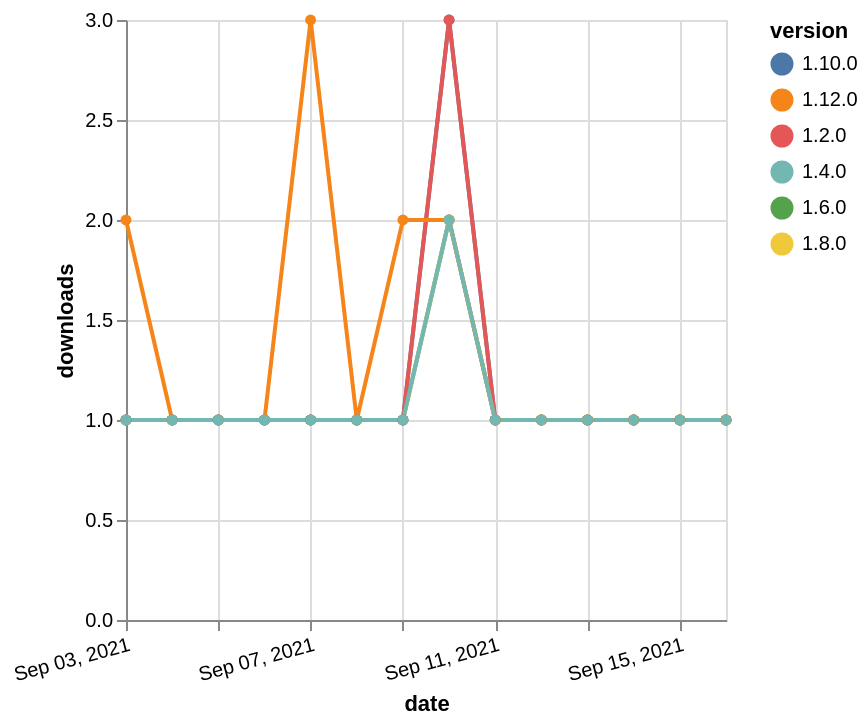

Source (Vega-Lite JSON):
### Vega-Lite specification from a JSON file in a GitHub repository (floating-point values rounded to 4 significant figures)
{"$schema": "https://vega.github.io/schema/vega-lite/v5.json", "description": "A simple bar chart with embedded data.", "data": {"values": [{"date": "2021-09-03", "total": 195, "delta": 1, "version": "1.6.0"}, {"date": "2021-09-04", "total": 196, "delta": 1, "version": "1.6.0"}, {"date": "2021-09-05", "total": 197, "delta": 1, "version": "1.6.0"}, {"date": "2021-09-06", "total": 198, "delta": 1, "version": "1.6.0"}, {"date": "2021-09-07", "total": 199, "delta": 1, "version": "1.6.0"}, {"date": "2021-09-08", "total": 200, "delta": 1, "version": "1.6.0"}, {"date": "2021-09-09", "total": 201, "delta": 1, "version": "1.6.0"}, {"date": "2021-09-10", "total": 203, "delta": 2, "version": "1.6.0"}, {"date": "2021-09-11", "total": 204, "delta": 1, "version": "1.6.0"}, {"date": "2021-09-12", "total": 205, "delta": 1, "version": "1.6.0"}, {"date": "2021-09-13", "total": 206, "delta": 1, "version": "1.6.0"}, {"date": "2021-09-14", "total": 207, "delta": 1, "version": "1.6.0"}, {"date": "2021-09-15", "total": 208, "delta": 1, "version": "1.6.0"}, {"date": "2021-09-16", "total": 209, "delta": 1, "version": "1.6.0"}, {"date": "2021-09-03", "total": 178, "delta": 1, "version": "1.8.0"}, {"date": "2021-09-04", "total": 179, "delta": 1, "version": "1.8.0"}, {"date": "2021-09-05", "total": 180, "delta": 1, "version": "1.8.0"}, {"date": "2021-09-06", "total": 181, "delta": 1, "version": "1.8.0"}, {"date": "2021-09-07", "total": 182, "delta": 1, "version": "1.8.0"}, {"date": "2021-09-08", "total": 183, "delta": 1, "version": "1.8.0"}, {"date": "2021-09-09", "total": 184, "delta": 1, "version": "1.8.0"}, {"date": "2021-09-10", "total": 186, "delta": 2, "version": "1.8.0"}, {"date": "2021-09-11", "total": 187, "delta": 1, "version": "1.8.0"}, {"date": "2021-09-12", "total": 188, "delta": 1, "version": "1.8.0"}, {"date": "2021-09-13", "total": 189, "delta": 1, "version": "1.8.0"}, {"date": "2021-09-14", "total": 190, "delta": 1, "version": "1.8.0"}, {"date": "2021-09-15", "total": 191, "delta": 1, "version": "1.8.0"}, {"date": "2021-09-16", "total": 192, "delta": 1, "version": "1.8.0"}, {"date": "2021-09-03", "total": 212, "delta": 1, "version": "1.10.0"}, {"date": "2021-09-04", "total": 213, "delta": 1, "version": "1.10.0"}, {"date": "2021-09-05", "total": 214, "delta": 1, "version": "1.10.0"}, {"date": "2021-09-06", "total": 215, "delta": 1, "version": "1.10.0"}, {"date": "2021-09-07", "total": 216, "delta": 1, "version": "1.10.0"}, {"date": "2021-09-08", "total": 217, "delta": 1, "version": "1.10.0"}, {"date": "2021-09-09", "total": 218, "delta": 1, "version": "1.10.0"}, {"date": "2021-09-10", "total": 221, "delta": 3, "version": "1.10.0"}, {"date": "2021-09-11", "total": 222, "delta": 1, "version": "1.10.0"}, {"date": "2021-09-12", "total": 223, "delta": 1, "version": "1.10.0"}, {"date": "2021-09-13", "total": 224, "delta": 1, "version": "1.10.0"}, {"date": "2021-09-14", "total": 225, "delta": 1, "version": "1.10.0"}, {"date": "2021-09-15", "total": 226, "delta": 1, "version": "1.10.0"}, {"date": "2021-09-16", "total": 227, "delta": 1, "version": "1.10.0"}, {"date": "2021-09-03", "total": 412, "delta": 1, "version": "1.2.0"}, {"date": "2021-09-04", "total": 413, "delta": 1, "version": "1.2.0"}, {"date": "2021-09-05", "total": 414, "delta": 1, "version": "1.2.0"}, {"date": "2021-09-06", "total": 415, "delta": 1, "version": "1.2.0"}, {"date": "2021-09-07", "total": 416, "delta": 1, "version": "1.2.0"}, {"date": "2021-09-08", "total": 417, "delta": 1, "version": "1.2.0"}, {"date": "2021-09-09", "total": 418, "delta": 1, "version": "1.2.0"}, {"date": "2021-09-10", "total": 421, "delta": 3, "version": "1.2.0"}, {"date": "2021-09-11", "total": 422, "delta": 1, "version": "1.2.0"}, {"date": "2021-09-12", "total": 423, "delta": 1, "version": "1.2.0"}, {"date": "2021-09-13", "total": 424, "delta": 1, "version": "1.2.0"}, {"date": "2021-09-14", "total": 425, "delta": 1, "version": "1.2.0"}, {"date": "2021-09-15", "total": 426, "delta": 1, "version": "1.2.0"}, {"date": "2021-09-16", "total": 427, "delta": 1, "version": "1.2.0"}, {"date": "2021-09-03", "total": 131, "delta": 2, "version": "1.12.0"}, {"date": "2021-09-04", "total": 132, "delta": 1, "version": "1.12.0"}, {"date": "2021-09-05", "total": 133, "delta": 1, "version": "1.12.0"}, {"date": "2021-09-06", "total": 134, "delta": 1, "version": "1.12.0"}, {"date": "2021-09-07", "total": 137, "delta": 3, "version": "1.12.0"}, {"date": "2021-09-08", "total": 138, "delta": 1, "version": "1.12.0"}, {"date": "2021-09-09", "total": 140, "delta": 2, "version": "1.12.0"}, {"date": "2021-09-10", "total": 142, "delta": 2, "version": "1.12.0"}, {"date": "2021-09-11", "total": 143, "delta": 1, "version": "1.12.0"}, {"date": "2021-09-12", "total": 144, "delta": 1, "version": "1.12.0"}, {"date": "2021-09-13", "total": 145, "delta": 1, "version": "1.12.0"}, {"date": "2021-09-14", "total": 146, "delta": 1, "version": "1.12.0"}, {"date": "2021-09-15", "total": 147, "delta": 1, "version": "1.12.0"}, {"date": "2021-09-16", "total": 148, "delta": 1, "version": "1.12.0"}, {"date": "2021-09-03", "total": 205, "delta": 1, "version": "1.4.0"}, {"date": "2021-09-04", "total": 206, "delta": 1, "version": "1.4.0"}, {"date": "2021-09-05", "total": 207, "delta": 1, "version": "1.4.0"}, {"date": "2021-09-06", "total": 208, "delta": 1, "version": "1.4.0"}, {"date": "2021-09-07", "total": 209, "delta": 1, "version": "1.4.0"}, {"date": "2021-09-08", "total": 210, "delta": 1, "version": "1.4.0"}, {"date": "2021-09-09", "total": 211, "delta": 1, "version": "1.4.0"}, {"date": "2021-09-10", "total": 213, "delta": 2, "version": "1.4.0"}, {"date": "2021-09-11", "total": 214, "delta": 1, "version": "1.4.0"}, {"date": "2021-09-12", "total": 215, "delta": 1, "version": "1.4.0"}, {"date": "2021-09-13", "total": 216, "delta": 1, "version": "1.4.0"}, {"date": "2021-09-14", "total": 217, "delta": 1, "version": "1.4.0"}, {"date": "2021-09-15", "total": 218, "delta": 1, "version": "1.4.0"}, {"date": "2021-09-16", "total": 219, "delta": 1, "version": "1.4.0"}]}, "width": "container", "mark": {"type": "line", "point": {"filled": true}}, "encoding": {"x": {"field": "date", "type": "temporal", "timeUnit": "yearmonthdate", "title": "date", "axis": {"labelAngle": -15}}, "y": {"field": "delta", "type": "quantitative", "title": "downloads"}, "color": {"field": "version", "type": "nominal"}, "tooltip": {"field": "delta"}}}
